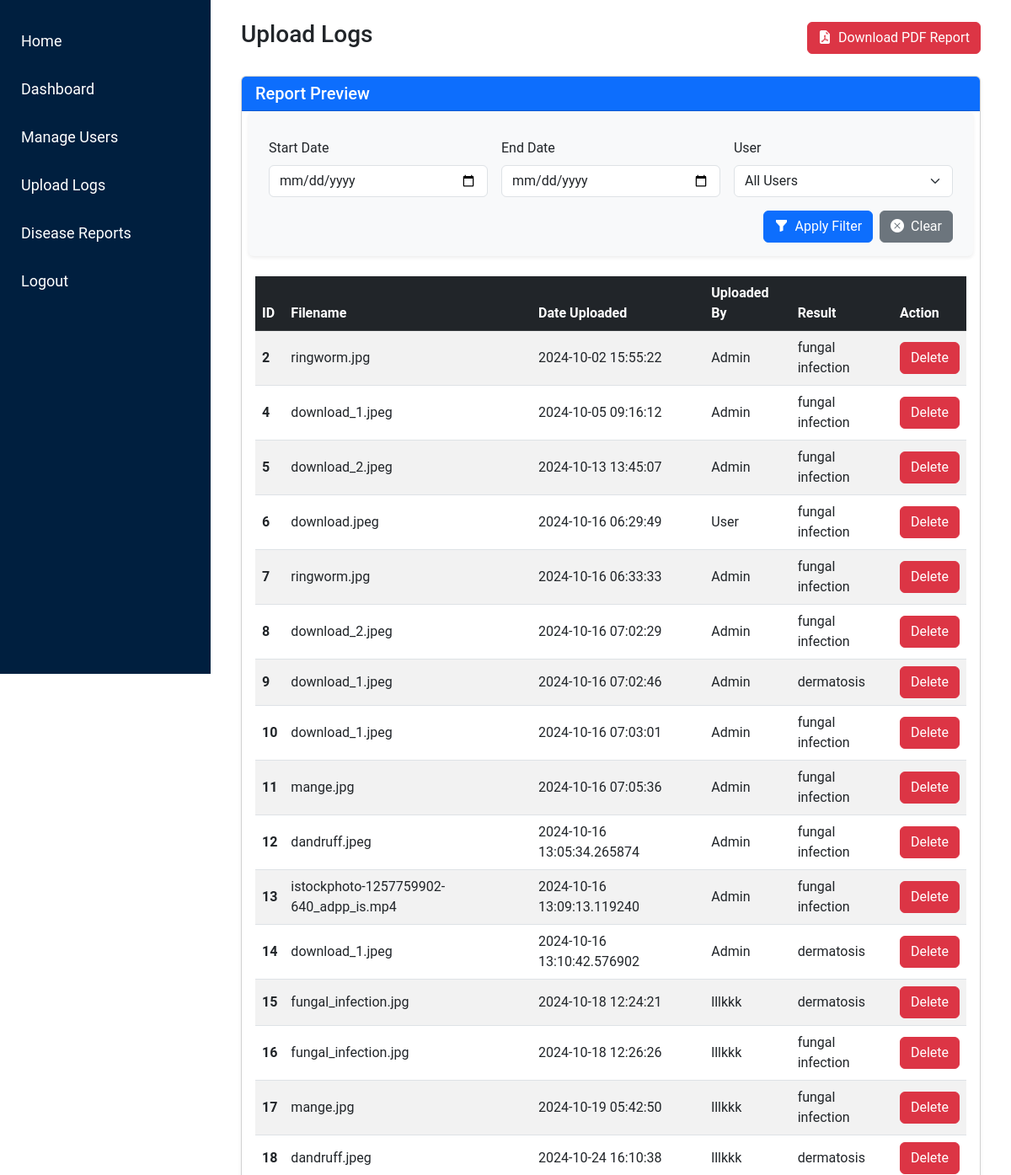
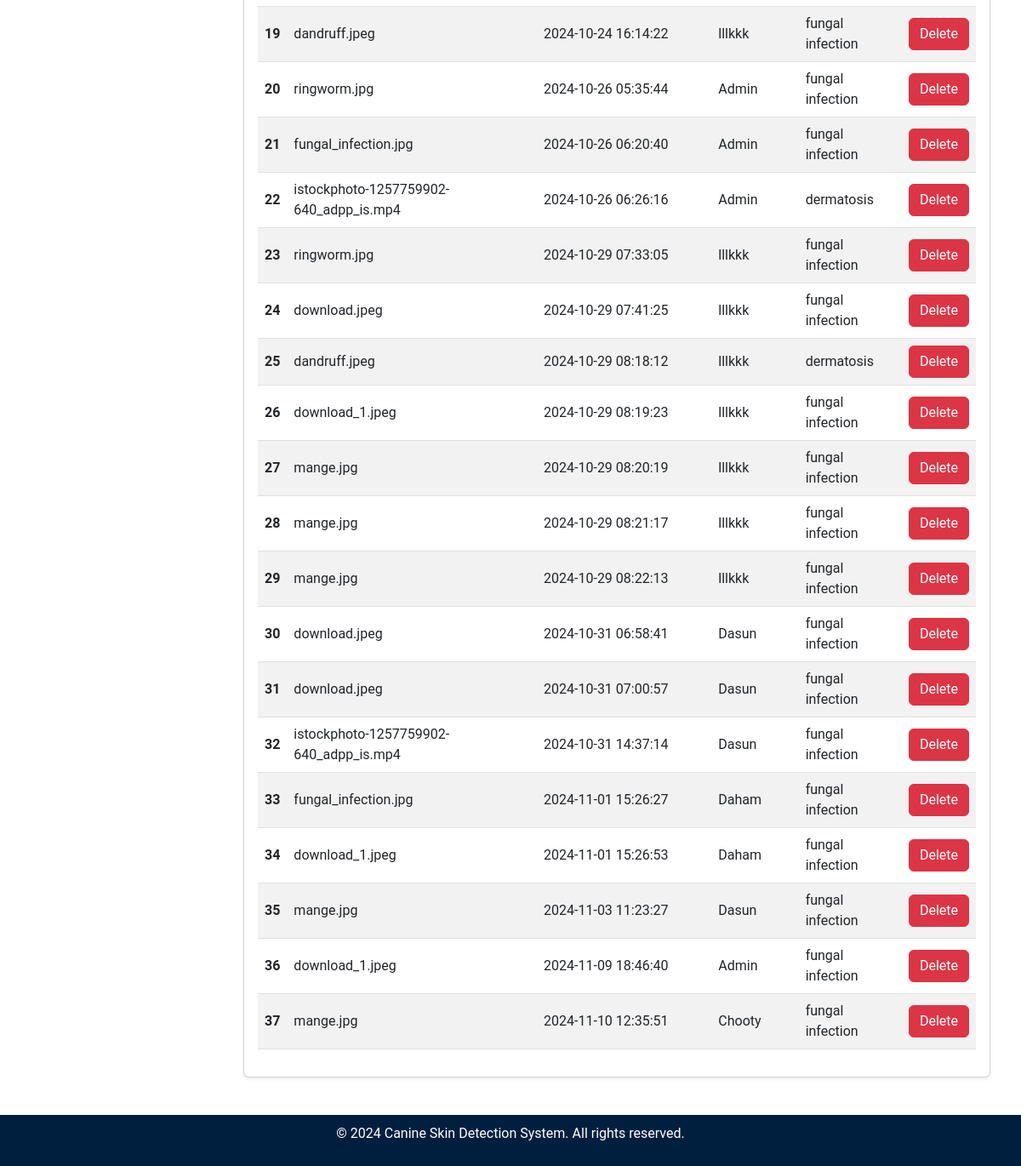
The app's page /admin/filter_logs with its own data (2 pictures, top to bottom).
### tables this page shows
CREATE TABLE uploads (
    id INTEGER PRIMARY KEY AUTOINCREMENT,
    filename TEXT NOT NULL,
    upload_date TIMESTAMP DEFAULT CURRENT_TIMESTAMP,
    file_type TEXT NOT NULL,
    result TEXT NOT NULL,  -- Add a column for storing the result (disease name)
    username TEXT NOT NULL  -- Store the username instead of user_id
);

### admin.py (the view)
@admin.route('/filter_logs', methods=['GET'])
def filter_logs():
    start_date = request.args.get('start_date', '')
    end_date = request.args.get('end_date', '')
    username = request.args.get('username', '')
    conn = get_db_connection()
    query = "SELECT id, filename, upload_date, username, result FROM uploads WHERE 1=1"
    params = []
    if start_date:
        query += " AND upload_date >= ?"
        params.append(start_date)
    if end_date:
        query += " AND upload_date <= ?"
        params.append(end_date)
    if username:
        query += " AND username = ?"
        params.append(username)
    uploads = conn.execute(query, params).fetchall()
    users = conn.execute("SELECT DISTINCT username FROM uploads").fetchall()
    conn.close()
    return render_template('admin/upload_logs.html', uploads=uploads, users=users)

### db.py (called while the page is built)
def get_db_connection():
    conn = sqlite3.connect('site.db')
    conn.row_factory = sqlite3.Row  # Allows accessing rows as dictionaries
    return conn

### templates/admin/upload_logs.html (shortened to what this page needs)
<!DOCTYPE html>
<html lang="en">
<head>
    <link href="https://cdn.jsdelivr.net/npm/bootstrap@5.3.0-alpha1/dist/css/bootstrap.min.css" rel="stylesheet">
    <link rel="stylesheet" href="{{ url_for('static', filename='css/admin_styles.css') }}">
    <link href="https://cdnjs.cloudflare.com/ajax/libs/bootstrap-icons/1.8.1/font/bootstrap-icons.min.css" rel="stylesheet">
</head>
<body>
    {% include 'partials/admin_sidebar.html' %}
    <div class="content p-4">
        <div class="container-fluid">
            <div class="d-flex justify-content-between align-items-center mb-4">
                <h1 class="h3">Upload Logs</h1>
                <form action="{{ url_for('admin.generate_pdf_report') }}" method="GET" class="d-inline">
                    <button type="submit" class="btn btn-danger">
                        <i class="bi bi-file-earmark-pdf-fill me-2"></i>Download PDF Report
                    </button>
                </form>
            </div>
            <div class="card shadow-sm mt-4">
                <div class="card-header bg-primary text-white d-flex justify-content-between align-items-center">
                    <h5 class="mb-0">Report Preview</h5>
                </div>
                <div class="card-body">
                    <form action="{{ url_for('admin.filter_logs') }}" method="GET" class="row g-3 mb-4 p-3 rounded bg-light shadow-sm">
                        <div class="col-md-4">
                            <label for="startDate" class="form-label">Start Date</label>
                            <input type="date" id="startDate" name="start_date" class="form-control" value="{{ request.args.get('start_date') }}">
                        </div>
                        <div class="col-md-4">
                            <label for="endDate" class="form-label">End Date</label>
                            <input type="date" id="endDate" name="end_date" class="form-control" value="{{ request.args.get('end_date') }}">
                        </div>
                        <div class="col-md-4">
                            <label for="username" class="form-label">User</label>
                            <select id="username" name="username" class="form-select">
                                <option value="">All Users</option>
                            </select>
                        </div>
                        <div class="col-12 d-flex justify-content-end">
                            <button type="submit" class="btn btn-primary me-2">
                                <i class="bi bi-funnel-fill me-2"></i>Apply Filter
                            </button>
                            <a href="{{ url_for('admin.upload_logs') }}" class="btn btn-secondary">
                                <i class="bi bi-x-circle-fill me-2"></i>Clear
                            </a>
                        </div>
                    </form>
                    {% if uploads %}
                    <table class="table table-hover table-striped align-middle">
                        <thead class="table-dark">
                            <tr>
                                <th scope="col">ID</th>
                                <th scope="col">Filename</th>
                                <th scope="col">Date Uploaded</th>
                                <th scope="col">Uploaded By</th>
                                <th scope="col">Result</th>
                                <th scope="col">Action</th>
                            </tr>
                        </thead>
                        <tbody>
                            {% for upload in uploads %}
                            <tr>
                                <th scope="row">{{ upload.id }}</th>
                                <td>{{ upload.filename }}</td>
                                <td>{{ upload.upload_date }}</td>
                                <td>{{ upload.username }}</td>
                                <td>{{ upload.result }}</td>
                                <td>
                                    <form action="{{ url_for('admin.delete_log', upload_id=upload.id) }}" method="POST" onsubmit="return confirm('Are you sure you want to delete this upload?');">
                                        <button type="submit" class="btn btn-danger">Delete</button>
                                    </form>
                                </td>
                            </tr>
                            {% endfor %}
                        </tbody>
                    </table>
                    {% else %}
                        <p class="text-center">No logs found for the selected filters.</p>
                    {% endif %}
                </div>
            </div>
        </div>
    </div>
    {% include 'partials/footer_admin.html' %}
</body>
</html>

### static/css/admin_styles.css (style rules this page uses)
html,body { font-family: 'Roboto', sans-serif; height: 100%; margin: 0; }
.card { margin-bottom: 20px; }
.content { margin-left: 250px; padding: 20px; flex: 1; }
.card-body { position: relative; z-index: 1; }

### records on screen
uploads: id "2", filename "ringworm.jpg", upload_date "2024-10-02 15:55:22", username "Admin", result "fungal infection"
uploads: id "4", filename "download_1.jpeg", upload_date "2024-10-05 09:16:12", username "Admin", result "fungal infection"
uploads: id "5", filename "download_2.jpeg", upload_date "2024-10-13 13:45:07", username "Admin", result "fungal infection"
uploads: id "6", filename "download.jpeg", upload_date "2024-10-16 06:29:49", username "User", result "fungal infection"
uploads: id "7", filename "ringworm.jpg", upload_date "2024-10-16 06:33:33", username "Admin", result "fungal infection"
uploads: id "8", filename "download_2.jpeg", upload_date "2024-10-16 07:02:29", username "Admin", result "fungal infection"
uploads: id "9", filename "download_1.jpeg", upload_date "2024-10-16 07:02:46", username "Admin", result "dermatosis"
uploads: id "10", filename "download_1.jpeg", upload_date "2024-10-16 07:03:01", username "Admin", result "fungal infection"
uploads: id "11", filename "mange.jpg", upload_date "2024-10-16 07:05:36", username "Admin", result "fungal infection"
uploads: id "12", filename "dandruff.jpeg", upload_date "2024-10-16 13:05:34.265874", username "Admin", result "fungal infection"
uploads: id "13", filename "istockphoto-1257759902-640_adpp_is.mp4", upload_date "2024-10-16 13:09:13.119240", username "Admin", result "fungal infection"
uploads: id "14", filename "download_1.jpeg", upload_date "2024-10-16 13:10:42.576902", username "Admin", result "dermatosis"
uploads: id "15", filename "fungal_infection.jpg", upload_date "2024-10-18 12:24:21", username "lllkkk", result "dermatosis"
uploads: id "16", filename "fungal_infection.jpg", upload_date "2024-10-18 12:26:26", username "lllkkk", result "fungal infection"
uploads: id "17", filename "mange.jpg", upload_date "2024-10-19 05:42:50", username "lllkkk", result "fungal infection"
uploads: id "18", filename "dandruff.jpeg", upload_date "2024-10-24 16:10:38", username "lllkkk", result "dermatosis"
uploads: id "19", filename "dandruff.jpeg", upload_date "2024-10-24 16:14:22", username "lllkkk", result "fungal infection"
uploads: id "20", filename "ringworm.jpg", upload_date "2024-10-26 05:35:44", username "Admin", result "fungal infection"
uploads: id "21", filename "fungal_infection.jpg", upload_date "2024-10-26 06:20:40", username "Admin", result "fungal infection"
uploads: id "22", filename "istockphoto-1257759902-640_adpp_is.mp4", upload_date "2024-10-26 06:26:16", username "Admin", result "dermatosis"
uploads: id "23", filename "ringworm.jpg", upload_date "2024-10-29 07:33:05", username "lllkkk", result "fungal infection"
uploads: id "24", filename "download.jpeg", upload_date "2024-10-29 07:41:25", username "lllkkk", result "fungal infection"
uploads: id "25", filename "dandruff.jpeg", upload_date "2024-10-29 08:18:12", username "lllkkk", result "dermatosis"
uploads: id "26", filename "download_1.jpeg", upload_date "2024-10-29 08:19:23", username "lllkkk", result "fungal infection"
uploads: id "27", filename "mange.jpg", upload_date "2024-10-29 08:20:19", username "lllkkk", result "fungal infection"
uploads: id "28", filename "mange.jpg", upload_date "2024-10-29 08:21:17", username "lllkkk", result "fungal infection"
uploads: id "29", filename "mange.jpg", upload_date "2024-10-29 08:22:13", username "lllkkk", result "fungal infection"
uploads: id "30", filename "download.jpeg", upload_date "2024-10-31 06:58:41", username "Dasun", result "fungal infection"
uploads: id "31", filename "download.jpeg", upload_date "2024-10-31 07:00:57", username "Dasun", result "fungal infection"
uploads: id "32", filename "istockphoto-1257759902-640_adpp_is.mp4", upload_date "2024-10-31 14:37:14", username "Dasun", result "fungal infection"
uploads: id "33", filename "fungal_infection.jpg", upload_date "2024-11-01 15:26:27", username "Daham", result "fungal infection"
uploads: id "34", filename "download_1.jpeg", upload_date "2024-11-01 15:26:53", username "Daham", result "fungal infection"
uploads: id "35", filename "mange.jpg", upload_date "2024-11-03 11:23:27", username "Dasun", result "fungal infection"
uploads: id "36", filename "download_1.jpeg", upload_date "2024-11-09 18:46:40", username "Admin", result "fungal infection"
uploads: id "37", filename "mange.jpg", upload_date "2024-11-10 12:35:51", username "Chooty", result "fungal infection"
